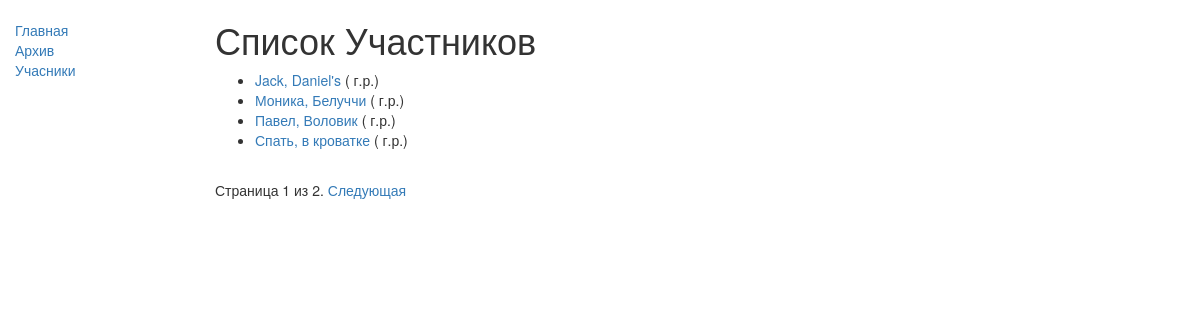
Page /polls/persons/ on the earlier database version.
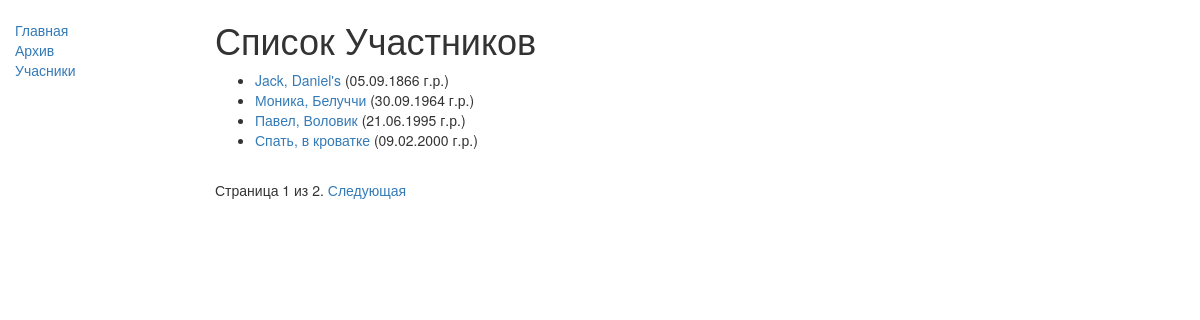
Same page on the later database version.
### polls/models.py (models this page shows, shortened)
class Choice(models.Model):
	YEARS_OLD=[(x,str(x)) for x in range(100)]
	question_id  = models.ForeignKey('Question', on_delete=models.CASCADE, blank=True, null=True, verbose_name='Вопрос', help_text='Укажите, в каком опросе нужно участвовать')
	votes        = models.IntegerField(verbose_name='Количество голосов', default=0)
	first_name   = models.CharField(verbose_name='Имя', max_length=100, blank=True, null=True)
	last_name    = models.CharField(verbose_name='Фамилия', max_length=100, blank=True, null=True)
	age          = models.DateField("Дата рождения", blank=True, null=True)
	photo_person = models.ImageField(upload_to='polls/person/photos/', blank=True, null=True)
	bio_person   = models.TextField(max_length=500, help_text='Кратко об участнике',
						verbose_name='Краткая биография' )
	class Meta:
		ordering = ["-votes"]
	def get_absolute_url(self):
		return reverse('polls:choice-detail', args=[str(self.id)])

### polls/views.py (the view)
class ChoiceListView(generic.ListView):
    model = Choice
    paginate_by = 4

### polls/templates/polls/choice_list.html
{% extends "base_generic.html" %}
{% block content %}
    <h1>Список Участников</h1>
    {% if choice_list %}
    <ul>
      {% for person in choice_list %}
      <li>
        <a href="{{ person.get_absolute_url }}">{{ person.first_name}}, {{ person.last_name }}</a> ({{person.age|date:"d.m.Y"}} г.р.)
      </li>
      {% endfor %}
    </ul>
    {% else %}
      <p>Участников пока не подвезли</p>
    {% endif %}
{% endblock %}

### polls/templates/base_generic.html (shortened to what this page needs)
<!DOCTYPE html>
<html lang="en">
<head>
  <link rel="stylesheet" href="https://maxcdn.bootstrapcdn.com/bootstrap/3.3.7/css/bootstrap.min.css">
  {% load static %}
  <link rel="stylesheet" href="{% static 'polls/css/styles.css' %}">
</head>
<body>
  <div class="container-fluid">
    <div class="row">
      <div class="col-sm-2">
      {% block sidebar %}
      <ul class="sidebar-nav">
          <li><a href="{% url 'polls:index' %}">Главная</a></li>
          <li><a href="{% url 'polls:archive' %}">Архив</a></li>
          <li><a href="{% url 'polls:persons' %}">Учасники</a></li>
      </ul>
     {% endblock %}
      </div>
      <div class="col-sm-10 ">
      {% block content %}{% endblock %}
          {% block pagination %}
              {% if is_paginated %}
                  <div class="pagination">
                      <span class="page-links">
                          <span class="page-current">
                              Страница {{ page_obj.number }} из {{ page_obj.paginator.num_pages }}.
                          </span>
                          {% if page_obj.has_next %}
                              <a href="{{ request.path }}?page={{ page_obj.next_page_number }}">Следующая</a>
                          {% endif %}
                      </span>
                  </div>
              {% endif %}
            {% endblock %}
      </div>
    </div>
  </div>
</body>
</html>

### polls/static/polls/css/styles.css (style rules this page uses)
.sidebar-nav { margin-top: 20px; padding: 0; list-style: none; }

Differences in the rows shown:
changed Choice "Jack": age (not shown) → "05.09.1866"
changed Choice "Моника": age (not shown) → "30.09.1964"
changed Choice "Павел": age (not shown) → "21.06.1995"
changed Choice "Спать": age (not shown) → "09.02.2000"
